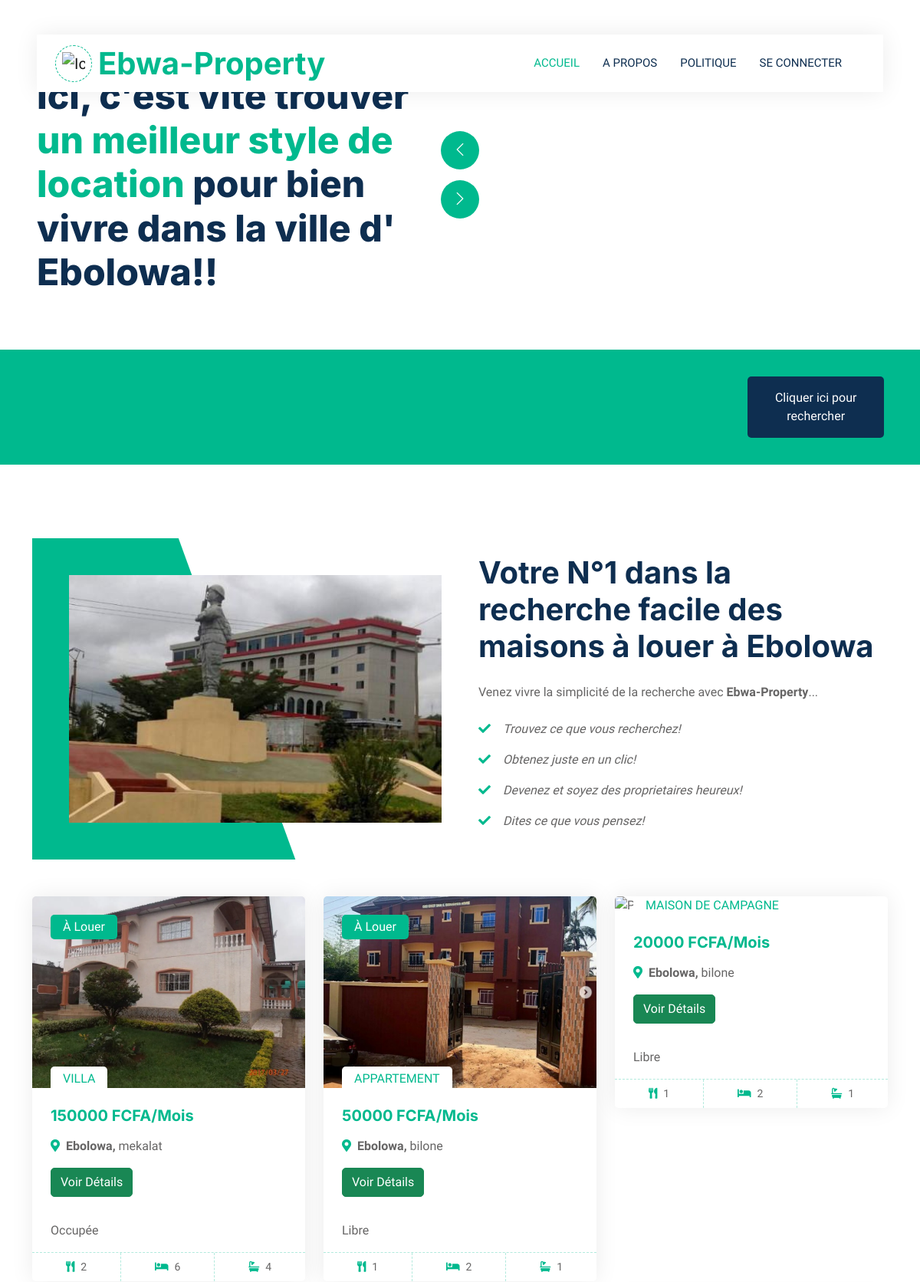
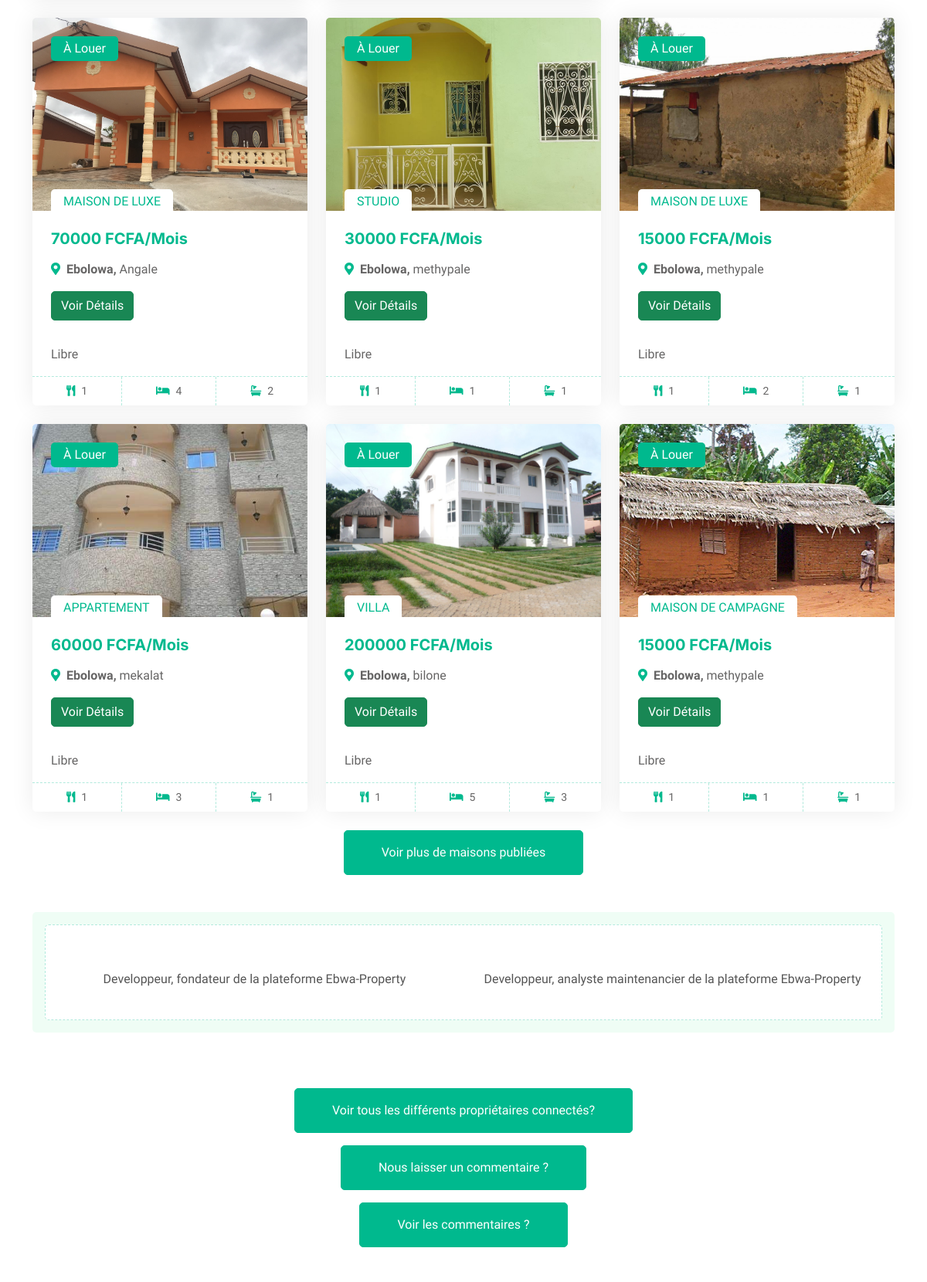
The page / (upper part) on the database its author committed (2 pictures, top to bottom).
### home/models.py (models this page shows, shortened)
class Maison(models.Model):
    TYPE_MAISON_CHOICES = [
        ('VILLA', 'Villa'),
        ('APPARTEMENT', 'Appartement'),
        ('MAISON SIMPLE', 'Maison simple'),
        ('MAISON DE LUXE', 'Maison de luxe'),
        ('MAISON DE CAMPAGNE', 'Maison de campagne'),
        ('STUDIO', 'Studio'),
        ('CHAMBRE MODERNE','Chambre moderne'),
        ('CHAMBRE','Chambre'),
    ]
    STATUS_CHOICES = [
        ('libre', 'Libre'),
        ('occupee', 'Occupée'),
    ]
    type_maison = models.CharField(max_length=100, choices=TYPE_MAISON_CHOICES)
    prix = models.DecimalField(max_digits=10, decimal_places=0)
    localisation = models.CharField(max_length=255)
    nombre_de_chambre = models.IntegerField(blank=True, null=True)
    nombre_de_douche = models.IntegerField(blank=True, null=True)
    nombre_de_cuisine = models.IntegerField(blank=True, null=True)
    photo = models.ImageField(upload_to='media/', null=True, blank=False,)
    photo_douche = models.ImageField(upload_to='media/douches/', null=True, blank=True)
    photo_chambre = models.ImageField(upload_to='media/chambres/', null=True, blank=True)
    photo_cuisine = models.ImageField(upload_to='media/cuisines/', null=True, blank=True)
    photo_salon = models.ImageField(upload_to='media/salons/', null=True, blank=True)
    proprietaire = models.ForeignKey(Proprietaire, on_delete=models.CASCADE, null=True, blank=True)
    is_published = models.BooleanField(default=False)
    status = models.CharField(max_length=10, choices=STATUS_CHOICES, default='libre')
    preciser_la_localisation_de_votre_maison = models.CharField(max_length=255,null= True, blank=True)
    is_deleted = models.BooleanField(default=False)
    is_active = models.BooleanField(default=True)
    class Meta:
        permissions = [
            ("can_create_maison", "Peut créer des maisons"),
            ("can_modify_maison", "Peut modifier des maisons"),
            ("can_publish_maison", "Peut publier des maisons"),
        ]

### home/views.py (the view)
# urls.py: path('', views.index, name='index'),
def index(request):
    maisons = Maison.objects.filter(is_published=True, proprietaire__is_deleted=False)[:9]  # Filtrer les maisons par les propriétaires non masqués
    return render(request, 'index.html', {'maisons': maisons})

### home/templates/index.html (shortened to what this page needs)
  {% load static %}
<!DOCTYPE html>
<html lang="en">
<head>
    <link href="https://cdnjs.cloudflare.com/ajax/libs/font-awesome/5.10.0/css/all.min.css" rel="stylesheet">
    <link href="https://cdn.jsdelivr.net/npm/bootstrap-icons@1.4.1/font/bootstrap-icons.css" rel="stylesheet">
    <link href="{% static 'lib/animate/animate.min.css'%}" rel="stylesheet">
    <link href="{% static 'lib/owlcarousel/assets/owl.carousel.min.css'%}" rel="stylesheet">
    <link href="{% static 'css/bootstrap.min.css'%}" rel="stylesheet">
    <link href="{% static 'css/style.css'%}" rel="stylesheet">
</head>
<body>
    <div class="container-xxl bg-white p-0">
        <div class="container-fluid nav-bar bg-transparent">
            <nav class="navbar navbar-expand-lg bg-white navbar-light py-0 px-4">
                <a href="{% url 'index'%}" class="navbar-brand d-flex align-items-center text-center">
                    <div class="icon p-2 me-2">
                        <img class="img-fluid" src="{% static 'img/accueil.png' %}" alt="Icon" style="width: 30px; height: 30px;">
                    </div>
                    <h1 class="m-0 text-primary">Ebwa-Property</h1>
                </a>
                <div class="collapse navbar-collapse" id="navbarCollapse">
                    <div class="navbar-nav ms-auto">
                        <a href="{% url 'index'%}" class="nav-item nav-link active">Accueil</a>
                        <a href="{% url 'about'%}" class="nav-item nav-link">A propos</a>
                        <a href="{% url 'politique'%}" class="nav-item nav-link">politique</a>
                        <a href="{% url 'register'%}" class="nav-item nav-link">Se connecter</a>
                    </div>
                </div>
            </nav>
        </div>
        <div class="container-fluid header bg-white p-0">
            <div class="row g-0 align-items-center flex-column-reverse flex-md-row">
                <div class="col-md-6 p-5 mt-lg-5">
                    <h1 class="display-5 animated fadeIn mb-4">Ici, c'est vite trouver <span class="text-primary">un meilleur style de location</span> pour bien vivre dans la ville d' Ebolowa!!</h1>
                </div>
                <div class="col-md-6 animated fadeIn">
                    <div class="owl-carousel header-carousel">
                    </div>
                </div>
            </div>
        </div>
<div class="container-fluid bg-primary mb-5 wow fadeIn" data-wow-delay="0.1s" style="padding: 35px;">
    <div class="container">
        <form method="GET" action="{% url 'search' %}">
            <div class="row g-2">
                <div class="col-md-10">
                    <div class="row g-2">
                    </div>
                </div>
                <div class="col-md-2">
                    <button type="submit" class="btn btn-dark border-0 w-100 py-3">Cliquer ici pour rechercher</button>
                </div>
            </div>
        </form>
    </div>
</div>
        <div class="container-xxl py-5">
            <div class="container">
                <div class="row g-5 align-items-center">
                    <div class="col-lg-6 wow fadeIn" data-wow-delay="0.1s">
                        <div class="about-img position-relative overflow-hidden p-5 pe-0">
                            <img class="img-fluid w-100" src="{% static 'img/bengo.jpg'%}">
                        </div>
                    </div>
                    <div class="col-lg-6 wow fadeIn" data-wow-delay="0.5s">
                        <h1 class="mb-4">Votre N°1 dans la recherche facile des maisons à louer à Ebolowa</h1>
                        <p class="mb-4">Venez vivre la simplicité de la recherche avec <strong>Ebwa-Property</strong>...</p>
                        <p><i class="fa fa-check text-primary me-3"></i><em>Trouvez ce que vous recherchez!</em></p>
                        <p><i class="fa fa-check text-primary me-3"></i><em>Obtenez juste en un clic!</em></p>
                        <p><i class="fa fa-check text-primary me-3"></i><em>Devenez et soyez des proprietaires heureux!</em></p>
                        <p><i class="fa fa-check text-primary me-3"></i><em>Dites ce que vous pensez!</em></p>
                    </div>
                </div>
            </div>
        </div>
         {% block content %}
        <div class="container">
            <div class="row">
                {% for maison in maisons %}
                <div class="col-lg-4 col-md-6 mb-4">
                    <div class="property-item rounded overflow-hidden">
                        <div class="position-relative overflow-hidden">
                            <img class="img-fluid" src="{{ maison.photo.url }}" alt="Photo de la maison">
                            <div class="bg-primary rounded text-white position-absolute start-0 top-0 m-4 py-1 px-3">À Louer</div>
                            <div class="bg-white rounded-top text-primary position-absolute start-0 bottom-0 mx-4 pt-1 px-3">{{ maison.type_maison }}</div>
                        </div>
                        <div class="p-4 pb-0">
                            <h5 class="text-primary mb-3">{{ maison.prix }} FCFA/Mois</h5>
                            <p><i class="fa fa-map-marker-alt text-primary me-2"></i><strong>Ebolowa,</strong> {{ maison.localisation }}</p>
                            <a href="{% url 'maison_detail' maison.id %}" class="btn btn-success mb-2">Voir Détails</a>
                        </div>
                        <div class="p-4 pb-0">
                            <p class="status-badge {% if maison.status == 'libre' %}status-libre{% else %}status-occupee{% endif %}">
                                {{ maison.get_status_display }}
                            </p>
                        </div>
                        <div class="d-flex border-top">
                            <small class="flex-fill text-center border-end py-2"><i class="fa fa-utensils text-primary me-2"></i>{{ maison.nombre_de_cuisine }}</small>
                            <small class="flex-fill text-center border-end py-2"><i class="fa fa-bed text-primary me-2"></i>{{ maison.nombre_de_chambre }}</small>
                            <small class="flex-fill text-center py-2"><i class="fa fa-bath text-primary me-2"></i>{{ maison.nombre_de_douche }}</small>
                        </div>
                    </div>
                </div>
                {% endfor %}
            </div>
        </div>
        {% endblock %}
        <div class="col-12 text-center">
            <a class="btn btn-primary py-3 px-5" href="{% url 'maison_affiche' %}">Voir plus de maisons publiées</a>
        </div>
<div class="container-xxl py-5">
    <div class="container">
        <div class="bg-light rounded p-3">
            <div class="bg-white rounded p-4" style="border: 1px dashed rgba(0, 185, 142, .3)">
                <div class="row g-5">
                    <div class="col-md-6 wow fadeIn" data-wow-delay="0.1s">
                        <div class="image-block">
                            <p class="description">Developpeur, fondateur de la plateforme Ebwa-Property</p>
                        </div>
                    </div>
                    <div class="col-md-6 wow fadeIn" data-wow-delay="0.5s">
                        <div class="image-block">
                            <p class="description">Developpeur, analyste maintenancier de la plateforme Ebwa-Property</p>
                        </div>
                    </div>
                </div>
            </div>
        </div>
    </div>
</div>
        <div class="container my-4">
            <div class="row">
                <div class="col-12 text-center mb-3">
                    <a class="btn btn-primary py-3 px-5" href="{% url 'proprietaires_connectes' %}">
                        Voir tous les différents propriétaires connectés?
                    </a>
                </div>
                <div class="col-12 text-center mb-3">
                    <a class="btn btn-primary py-3 px-5" href="{% url 'laisser_commentaire' %}">
                        Nous laisser un commentaire ?
                    </a>
                </div>
                <div class="col-12 text-center">
                    <a class="btn btn-primary py-3 px-5" href="{% url 'afficher_commentaires' %}">
                        Voir les commentaires ?
                    </a>
                </div>
            </div>
        </div>
    </div>
</body>
</html>

### home/static/css/style.css (style rules this page uses)
:root { --primary: #00B98E; --secondary: #FF6922; --light: #EFFDF5; --dark: #0E2E50; }
.btn { transition: .5s; }
.btn.btn-primary, .btn.btn-secondary { color: #FFFFFF; }
.nav-bar { position: relative; margin-top: 45px; padding: 0 3rem; transition: .5s; z-index: 9999; }
.navbar { box-shadow: 0 0 30px rgba(0, 0, 0, .08); }
.navbar-light .navbar-nav .nav-link { margin-right: 30px; padding: 25px 0; color: #FFFFFF; font-size: 15px; text-transform: uppercase; outline: none; }
.navbar-light .navbar-nav .nav-link:hover, .navbar-light .navbar-nav .nav-link.active { color: var(--primary); }
.navbar-light .navbar-brand { height: 75px; }
.navbar-light .navbar-nav .nav-link { color: var(--dark); font-weight: 500; }
@media (min-width: 992px) { .header { margin-top: -120px; } }
.icon { padding: 15px; display: inline-flex; align-items: center; justify-content: center; background: #FFFFFF !important; border-radius: 50px; border: 1px dashed var(--primary) !important; }
.about-img img { position: relative; z-index: 2; }
.about-img::before { position: absolute; content: ""; top: 0; left: -50%; width: 100%; height: 100%; background: var(--primary); transform: skew(20deg); z-index: 1; }
.property-item { box-shadow: 0 0 30px rgba(0, 0, 0, .08); }
.property-item img { transition: .5s; }
.property-item .border-top { border-top: 1px dashed rgba(0, 185, 142, .3) !important; }
.property-item .border-end { border-right: 1px dashed rgba(0, 185, 142, .3) !important; }

### home/templates/index.html (style rules this page uses)
.image-block { text-align: center; }
.description { margin-top: 10px; font-size: 1em; color: #555; }
.card img, .property-item img { height: 250px; object-fit: cover; width:100% }

### rows shown on the page
Maison: photo (picture), type_maison "VILLA", prix "150000", localisation "mekalat", status "Occupée", nombre_de_cuisine "2", nombre_de_chambre "6", nombre_de_douche "4"
Maison: photo (picture), type_maison "APPARTEMENT", prix "50000", localisation "bilone", status "Libre", nombre_de_cuisine "1", nombre_de_chambre "2", nombre_de_douche "1"
Maison: type_maison "MAISON DE CAMPAGNE", prix "20000", localisation "bilone", status "Libre", nombre_de_cuisine "1", nombre_de_chambre "2", nombre_de_douche "1"
Maison: photo (picture), type_maison "MAISON DE LUXE", prix "70000", localisation "Angale", status "Libre", nombre_de_cuisine "1", nombre_de_chambre "4", nombre_de_douche "2"
Maison: photo (picture), type_maison "STUDIO", prix "30000", localisation "methypale", status "Libre", nombre_de_cuisine "1", nombre_de_chambre "1", nombre_de_douche "1"
Maison: photo (picture), type_maison "MAISON DE LUXE", prix "15000", localisation "methypale", status "Libre", nombre_de_cuisine "1", nombre_de_chambre "2", nombre_de_douche "1"
Maison: photo (picture), type_maison "APPARTEMENT", prix "60000", localisation "mekalat", status "Libre", nombre_de_cuisine "1", nombre_de_chambre "3", nombre_de_douche "1"
Maison: photo (picture), type_maison "VILLA", prix "200000", localisation "bilone", status "Libre", nombre_de_cuisine "1", nombre_de_chambre "5", nombre_de_douche "3"
Maison: photo (picture), type_maison "MAISON DE CAMPAGNE", prix "15000", localisation "methypale", status "Libre", nombre_de_cuisine "1", nombre_de_chambre "1", nombre_de_douche "1"
